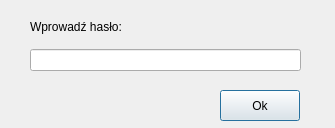
<?xml version="1.0" encoding="UTF-8"?>
<ui version="4.0">
 <class>Authentication</class>
 <widget class="QDialog" name="Authentication">
  <property name="geometry">
   <rect>
    <x>0</x>
    <y>0</y>
    <width>335</width>
    <height>128</height>
   </rect>
  </property>
  <property name="windowTitle">
   <string>Uwierzytelnianie</string>
  </property>
  <widget class="QPushButton" name="Comfirm">
   <property name="geometry">
    <rect>
     <x>220</x>
     <y>90</y>
     <width>80</width>
     <height>31</height>
    </rect>
   </property>
   <property name="cursor">
    <cursorShape>PointingHandCursor</cursorShape>
   </property>
   <property name="text">
    <string>Ok</string>
   </property>
  </widget>
  <widget class="QWidget" name="layoutWidget">
   <property name="geometry">
    <rect>
     <x>30</x>
     <y>10</y>
     <width>271</width>
     <height>61</height>
    </rect>
   </property>
   <layout class="QVBoxLayout" name="verticalLayout">
    <item>
     <widget class="QLabel" name="label">
      <property name="text">
       <string>Wprowadź hasło:</string>
      </property>
     </widget>
    </item>
    <item>
     <widget class="QLineEdit" name="lineEdit_password">
      <property name="enabled">
       <bool>true</bool>
      </property>
      <property name="inputMask">
       <string/>
      </property>
      <property name="echoMode">
       <enum>QLineEdit::Password</enum>
      </property>
     </widget>
    </item>
   </layout>
  </widget>
 </widget>
 <resources/>
 <connections/>
</ui>
